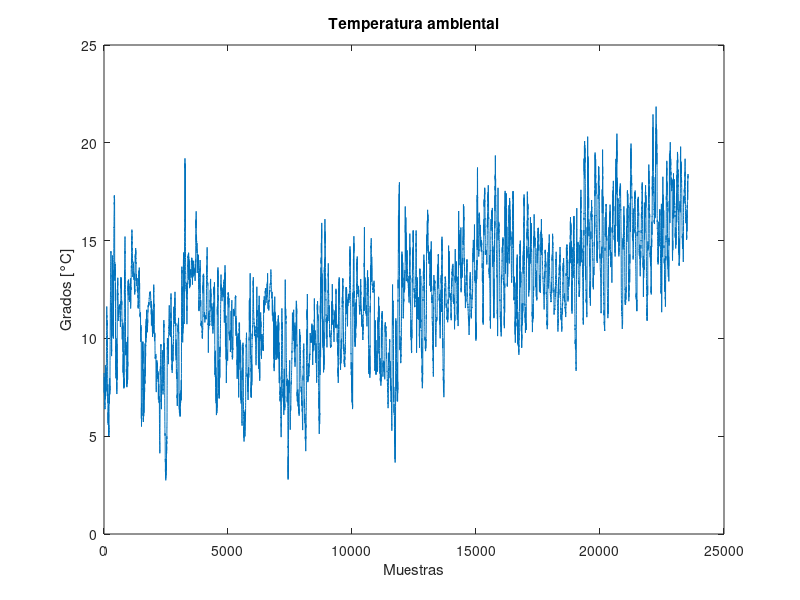

This figure's MATLAB source: (Note: this script raises an error after producing the figure.)
% clear
clc

addpath("../Toolbox NN")
%% Cargar datos
load('datos_ejemplo.mat')

% Se eliminan datos NaN, necesario solo para estos datos
nanx = isnan(datos);
t    = 1:numel(datos);
datos(nanx) = interp1(t(~nanx), datos(~nanx), t(nanx));

figure()
plot(datos)
title('Temperatura ambiental')
xlabel('Muestras')
ylabel('Grados [°C]')
%% Parametros modelo
max_regs = 36;
max_regs_list = 1:max_regs;
max_hlayer = 5:5:30;
porcentajes = [20 20 60];

% Se cargan el vector Y de salida y la matriz X de regresores
% Recordar que el orden de Y,X fue elegido arbitrariamente y su forma
% dependera de cada implementacion

% [y, x] = autoregresores(datos, max_regs);
% 
% [Y.val , Y.test, Y.ent, X.val, X.test, X.ent] = separar_datos(y, x, porcentajes);
load("autorregresores.mat")


%% Optimizar modelo - Reglas

% Se calcula el error de test para todas las configuraciones de neuronas en
% capa oculta
% Aqui se calcula el error solo con 15, que fue el optimo precalculado
% Se debe encontrar el optimo mediante iteraciones

net_ent = fitnet(15); % 15 neuronas en capa oculta
net_ent.trainFcn = 'trainscg'; % Funcion de entrenamiento
net_ent.trainParam.showWindow=1; % Evita que se abra la ventana de entrenamiento
net_ent = train(net_ent,X.ent',Y.ent', 'useParallel','yes');

y_p_test = net_ent(X.test')'; % Se genera una prediccion en conjunto de test
errtest= (sqrt(sum((y_p_test-Y.test).^2)))/length(Y.test); % Se guarda el error de test

optim_hlayer = 15;
%% Optimizar modelo - Regresores
[p, indices] = sensibilidad_nn(X.ent, net_ent);

x_optim_ent = X.ent;
x_optim_val = X.val;

% Se quita el regresor con menor sensibilidad
x_optim_ent(:, p) = [];
x_optim_val(:, p) = [];



%% Entrenar modelo
net_optim = fitnet(optim_hlayer);
net_optim.trainFcn = 'trainscg';  
net_optim.trainParam.showWindow=0;
net_optim = train(net_optim,x_optim_ent',Y.ent', 'useParallel','yes');

%% Predicciones
net_optim_structure = my_ann_exporter(net_optim);
y_hat = my_ann_evaluation(net_optim_structure, x_optim_val');
% y_hat = net_optim(x_optim_val')';

figure()
plot(Y.val, '.b')
hold on
plot(y_hat, 'r')

legend('Valor real', 'Valor esperado')

